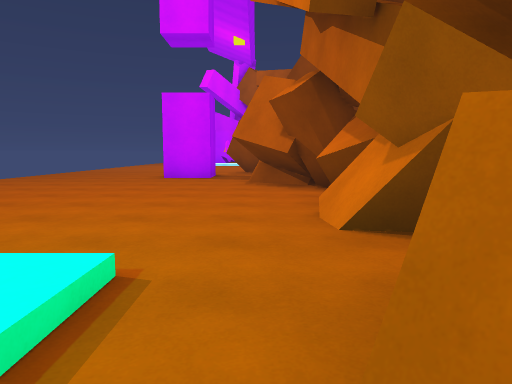
[1] (above)

13 first-person views from a walk through a scene from a Unity 3-D project. The camera is 1.3 m above the floor, tilts 6° down and sees 70° across. The floor is counted in squares, 2 m on a side. Each view is taken from the middle of a square. On the plan, view 1 faces up. The plan holds only what a view shows up to about 11 squares ahead; the rest is blank. The place goes on beyond the plan.

[2]
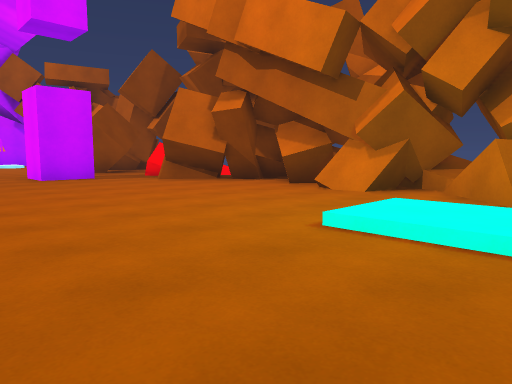

[3]
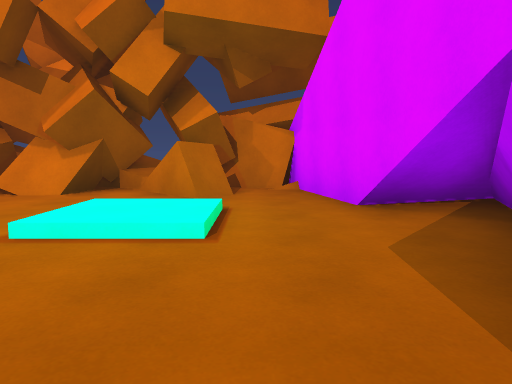

[4]
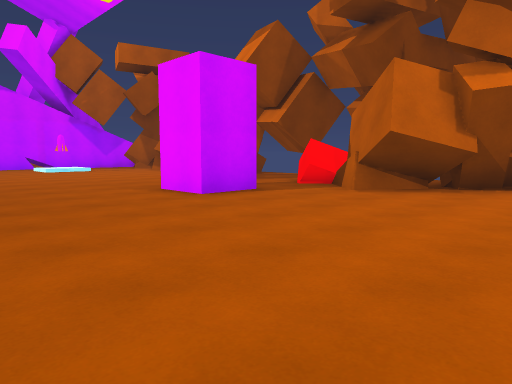

[5]
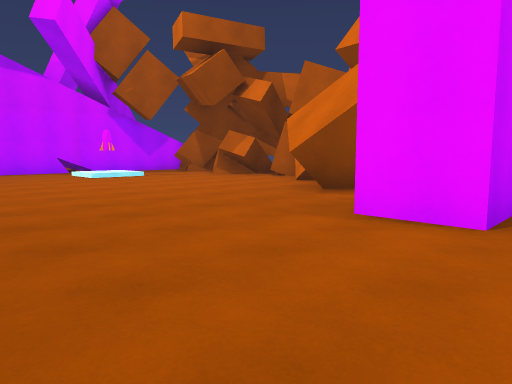

[6]
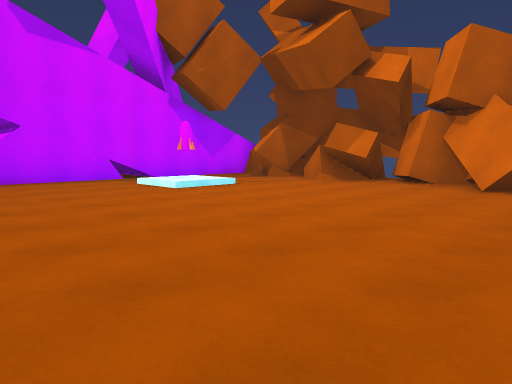

[7]
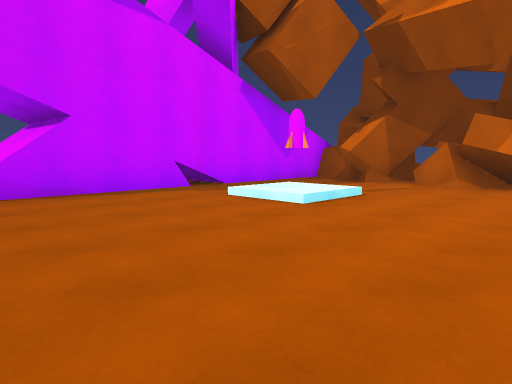

[8]
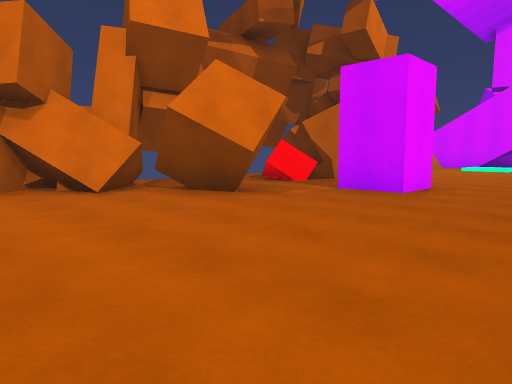

[9]
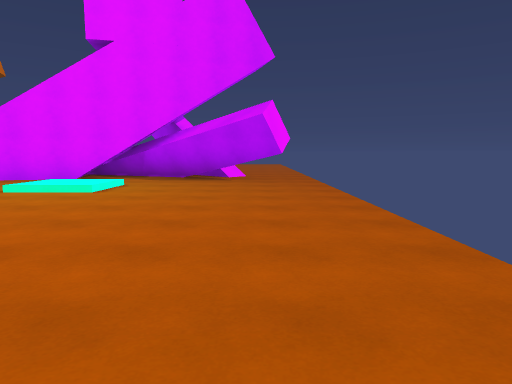

[10]
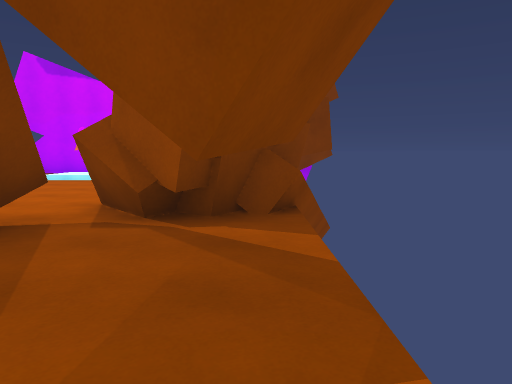

[11]
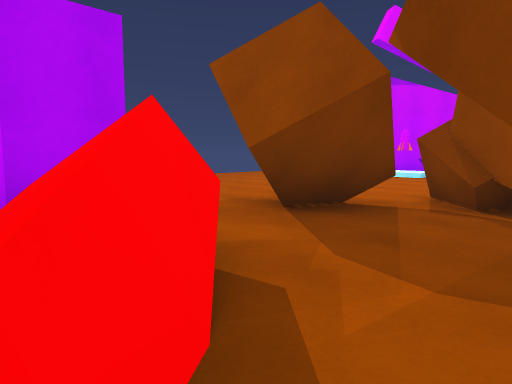

[12]
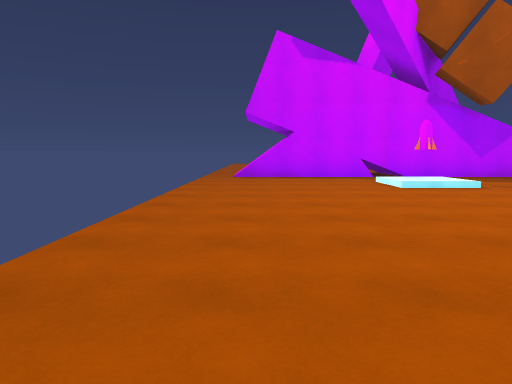

[13]
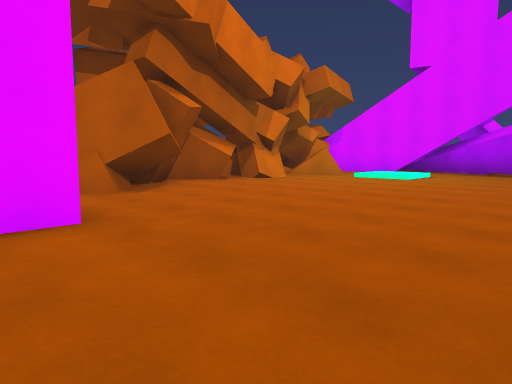

### Floor plan
Key: @ floor where view 1 was taken; # wall or solid block; . main floor; : floor 0.25 m higher than the main floor; / step, stairs or slope; = window, fence, low wall or low ledge; ^ raised ledge; T thing the floor can be seen under or through.
Columns run from 6 left of view 1 to 4 right of it. Each row starts with its distance up from view 1.
 23 ./  #
 22 ./########
 21 ........##
 20 ....::..##
 19 ....//..^#
 18 ........##
 17 ........##
 16 ........##
 15 ........##
 14 .......TT##
 13 .....TTT..
 12 ......T..#
 11 ....#.....
 10 ....#..#..
  9 .......#=.
  8 ......###
  7 ......###
  6 ........#
  5 .......##
  4 .......##
  3 .......##
  2 ....//./#
  1 ....///##
  0 ......@.#
 -1 .##...###
 -2 ..#####
 -3 ..  ###

Positions as (right, up) in squares from view 1, and headings:
1: (0, 0), facing up
2: (-5, 0), facing up-right
3: (-5, 0), facing right
4: (-6, 5), facing up-right
5: (-6, 9), facing up-right
6: (-6, 13), facing up-right
7: (-6, 16), facing up-right
8: (-5, 17), facing down-right
9: (-5, 8), facing down
10: (3, 10), facing up
11: (3, 9), facing up-left
12: (-5, 12), facing up
13: (-6, 11), facing down-right
